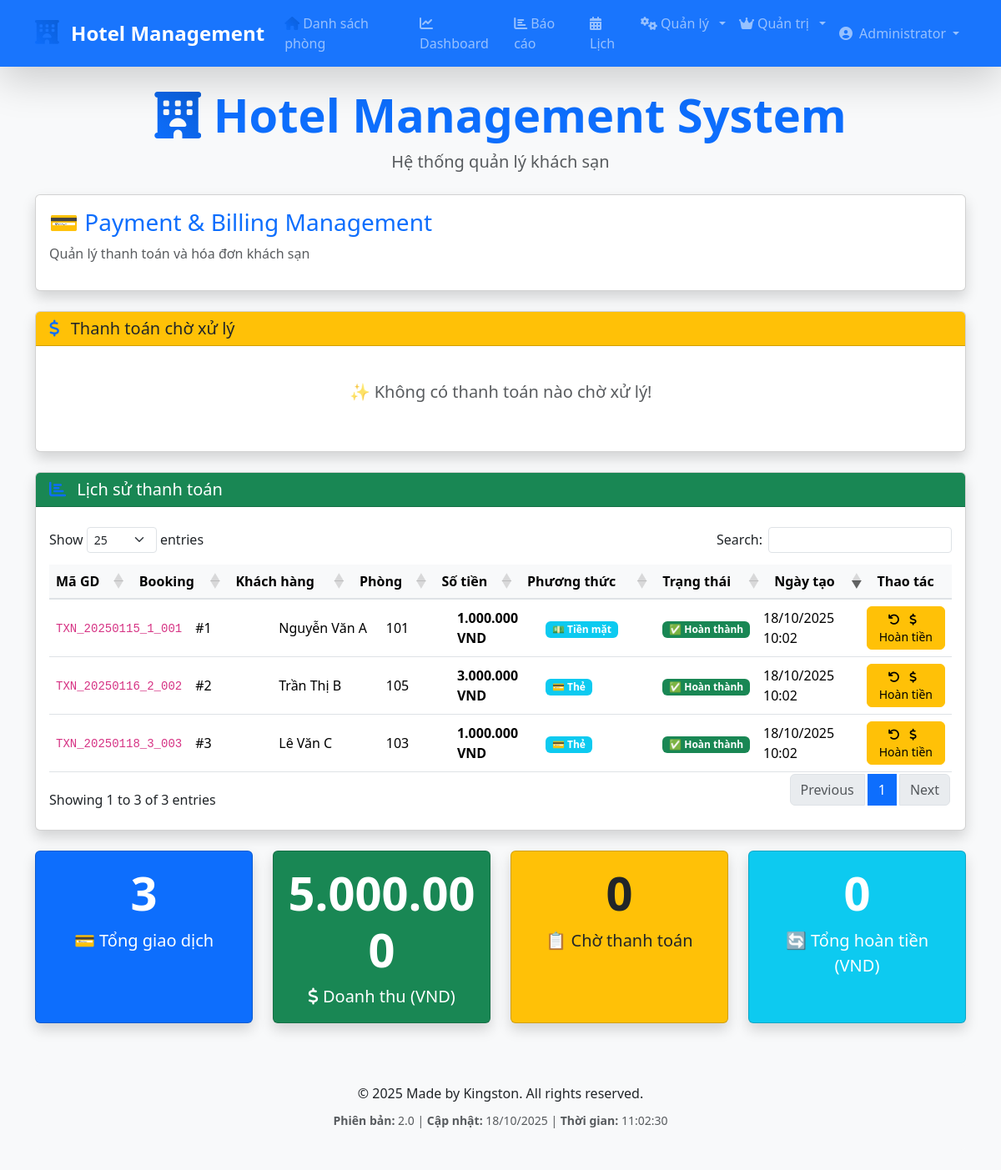
Page /payment_billing.php (signed in) on the committed database.
### tables this page shows
CREATE TABLE payments (
    id INT AUTO_INCREMENT PRIMARY KEY,
    booking_id INT NOT NULL,
    amount DECIMAL(10,2) NOT NULL,
    payment_method ENUM('cash', 'card', 'bank_transfer', 'momo', 'zalopay') DEFAULT 'card',
    payment_status ENUM('pending', 'completed', 'failed', 'refunded') DEFAULT 'pending',
    transaction_id VARCHAR(100) UNIQUE,
    card_number VARCHAR(20),         
    card_name VARCHAR(100),          
    card_expiry VARCHAR(10),         
    notes TEXT,
    created_at TIMESTAMP DEFAULT CURRENT_TIMESTAMP,
    processed_by INT,
    FOREIGN KEY (booking_id) REFERENCES bookings(id) ON DELETE CASCADE,
    FOREIGN KEY (processed_by) REFERENCES users(id) ON DELETE SET NULL
);

CREATE TABLE bookings (
    id INT AUTO_INCREMENT PRIMARY KEY,
    guest_id INT NOT NULL,
    room_id INT NOT NULL,
    checkin DATE NOT NULL,
    checkout DATE NOT NULL,
    total_price DECIMAL(10,2) NOT NULL,
    status ENUM('pending_payment', 'booked', 'checked_in', 'checked_out', 'completed', 'cancelled', 'early_checkout') DEFAULT 'pending_payment',
    payment_status ENUM('unpaid', 'paid', 'partial', 'refunded') DEFAULT 'unpaid',
    created_at TIMESTAMP DEFAULT CURRENT_TIMESTAMP,
    updated_at TIMESTAMP DEFAULT CURRENT_TIMESTAMP ON UPDATE CURRENT_TIMESTAMP,
    FOREIGN KEY (guest_id) REFERENCES guests(id) ON DELETE CASCADE,
    FOREIGN KEY (room_id) REFERENCES rooms(id) ON DELETE CASCADE
);

CREATE TABLE guests (
    id INT AUTO_INCREMENT PRIMARY KEY,
    user_id INT NULL,
    name VARCHAR(100) NOT NULL,
    phone VARCHAR(20),
    email VARCHAR(100),
    id_card VARCHAR(20),
    address TEXT,
    created_at TIMESTAMP DEFAULT CURRENT_TIMESTAMP,
    FOREIGN KEY (user_id) REFERENCES users(id) ON DELETE SET NULL
);

CREATE TABLE rooms (
    id INT AUTO_INCREMENT PRIMARY KEY,
    room_number VARCHAR(10) UNIQUE NOT NULL,
    type ENUM('VIP', 'Thường') DEFAULT 'Thường',
    floor INT NOT NULL,
    price DECIMAL(10,2) NOT NULL,
    price_per_night DECIMAL(10,2) NOT NULL,   
    status ENUM('available', 'booked', 'occupied', 'cleaning', 'maintenance') DEFAULT 'available',
    amenities TEXT,
    created_at TIMESTAMP DEFAULT CURRENT_TIMESTAMP
);

### payment_billing.php (the view, shortened to what the rows shown need)
<?php
include "db.php";
include "includes/header.php";
?>
<div class="card shadow mb-4">
    <div class="card-body">
        <h2 class="card-title fs-3 text-primary">💳 Payment & Billing Management</h2>
    </div>
</div>
    <?php
    $conn->query("ALTER TABLE bookings ADD COLUMN payment_status ENUM('unpaid', 'paid', 'partial') DEFAULT 'unpaid'");
    ?>
<div class="card shadow mb-4">
    <div class="card-body">
    <?php
        $payments = $conn->query("
        SELECT p.*, b.id as booking_id, r.room_number, g.name as guest_name,
                   u.username as processed_by_user
        FROM payments p
        JOIN bookings b ON p.booking_id = b.id
        JOIN rooms r ON b.room_id = r.id
        JOIN guests g ON b.guest_id = g.id
            LEFT JOIN users u ON p.processed_by = u.id
        ORDER BY p.created_at DESC
            LIMIT 50
    ");
    ?>
        <?php if ($payments->num_rows > 0): ?>
            <div class="table-responsive">
                <table id="paymentsHistoryTable" class="table table-hover w-100">
                    <thead class="table-success">
                    <tr>
                        <th>Mã GD</th>
                        <th>Booking</th>
                        <th>Khách hàng</th>
                            <th>Phòng</th>
                        <th>Số tiền</th>
                        <th>Phương thức</th>
                        <th>Trạng thái</th>
                            <th>Ngày tạo</th>
                        <th>Thao tác</th>
                    </tr>
                </thead>
                <tbody>
                        <?php while ($payment = $payments->fetch_assoc()): ?>
                        <tr>
                                <td><code><?php echo $payment['transaction_id']; ?></code></td>
                                <td>#<?php echo $payment['booking_id']; ?></td>
                            <td><?php echo htmlspecialchars($payment['guest_name']); ?></td>
                                <td><?php echo $payment['room_number']; ?></td>
                            <td><strong><?php echo number_format($payment['amount'], 0, ',', '.'); ?> VND</strong></td>
                            <td>
                                <?php
                                $method_icons = [
                                        'cash' => '💵',
                                        'card' => '💳',
                                        'bank_transfer' => '🏦',
                                        'momo' => '📱',
                                        'zalopay' => '📱'
                                    ];
                                    $method_names = [
                                        'cash' => 'Tiền mặt',
                                        'card' => 'Thẻ',
                                        'bank_transfer' => 'Chuyển khoản',
                                        'momo' => 'MoMo',
                                        'zalopay' => 'ZaloPay'
                                    ];
                                    ?>
                                    <span class="badge bg-info">
                                        <?php echo $method_icons[$payment['payment_method']] ?? '<i class="fas fa-dollar-sign"></i>'; ?>
                                        <?php echo $method_names[$payment['payment_method']] ?? $payment['payment_method']; ?>
                                    </span>
                            </td>
                            <td>
                                <?php
                                    $status_badges = [
                                        'pending' => 'bg-warning',
                                        'completed' => 'bg-success',
                                        'failed' => 'bg-danger',
                                        'refunded' => 'bg-secondary'
                                    ];
                                    $status_text = [
                                        'pending' => '⏳ Chờ xử lý',
                                        'completed' => '✅ Hoàn thành',
                                        'failed' => '❌ Thất bại',
                                        'refunded' => '🔄 Đã hoàn tiền'
                                    ];
                                    ?>
                                    <span class="badge <?php echo $status_badges[$payment['payment_status']] ?? 'bg-secondary'; ?>">
                                        <?php echo $status_text[$payment['payment_status']] ?? $payment['payment_status']; ?>
                                </span>
                            </td>
                                <td><?php echo date('d/m/Y H:i', strtotime($payment['created_at'])); ?></td>
                            <td>
                                <?php if ($payment['payment_status'] === 'completed'): ?>
                                        <button type="button" class="btn btn-warning btn-sm"
                                                data-bs-toggle="modal"
                                                data-bs-target="#refundModal<?php echo $payment['id']; ?>">
                                            <i class="fas fa-undo"></i> <i class="fas fa-dollar-sign"></i> Hoàn tiền
                                    </button>
                                    <?php else: ?>
                                        <span class="text-muted small">Không thể hoàn tiền</span>
                                <?php endif; ?>
                            </td>
                        </tr>
                    <?php endwhile; ?>
                </tbody>
            </table>
        </div>
    <?php else: ?>
            <div class="text-center text-muted py-4">
                <p class="fs-5">📭 Chưa có giao dịch thanh toán nào!</p>
            </div>
    <?php endif; ?>
    </div>
</div>
<?php include "includes/footer.php"; ?>

### rows in the picture
payments: transaction "TXN_20250115_1_001", booking "1", guests.name "Nguyễn Văn A", rooms.room_number "101", amount "1.000.000", payment_method "💵", payment_method "Tiền mặt", payment_status "✅ Hoàn thành", created_at "18/10/2025 10:02"
payments: transaction "TXN_20250116_2_002", booking "2", guests.name "Trần Thị B", rooms.room_number "105", amount "3.000.000", payment_method "💳", payment_method "Thẻ", payment_status "✅ Hoàn thành", created_at "18/10/2025 10:02"
payments: transaction "TXN_20250118_3_003", booking "3", guests.name "Lê Văn C", rooms.room_number "103", amount "1.000.000", payment_method "💳", payment_method "Thẻ", payment_status "✅ Hoàn thành", created_at "18/10/2025 10:02"

### other values in the picture
$user['full_name'] "Administrator"
$payment_stats['total_payments'] "3"
$payment_stats['total_revenue'] "5.000.000"
$unpaid_bookings['count'] "0"
$payment_stats['total_refunds'] "0"
